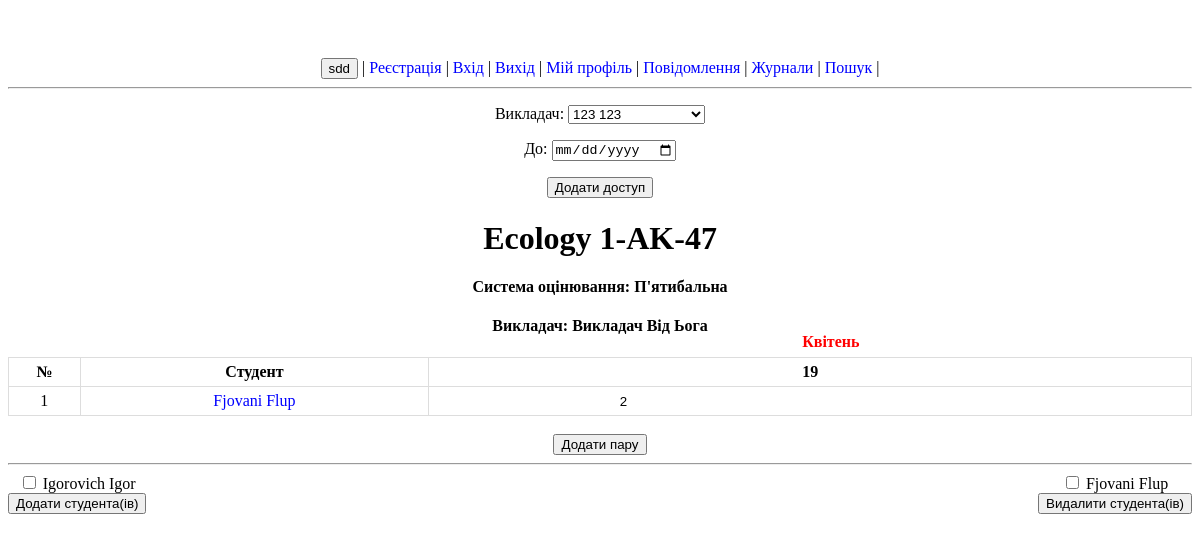
The page /journal/15/1-ak-47/ecology/ (signed in) on the database its author committed.
### journal/models.py (models this page shows, shortened)
class GroupSubject(models.Model):
    group = models.ForeignKey('Group', on_delete=models.CASCADE, verbose_name="Група")
    subject = models.ForeignKey('Subject', on_delete=models.CASCADE, verbose_name="Предмет")
    amount_of_hours = models.PositiveIntegerField(verbose_name="Кількість годин")
    def __str__(self):
        return f"{self.subject.name} {self.group.name}"

class Subject(models.Model):
    name = models.CharField(max_length=45, verbose_name="Назва предмету")
    slug = models.SlugField(max_length=45, unique=True, verbose_name="Ідентифікатор")
    short_name = models.CharField(max_length=33, verbose_name="Скорочена назва предмету")
    evaluation_system = models.ForeignKey("EvaluationSystem", on_delete=models.CASCADE, verbose_name="Система оцінювання")

class Group(models.Model):
    name = models.CharField(max_length=45, verbose_name="Назва групи")
    slug = models.SlugField(max_length=45, unique=True, verbose_name="URL")
    teacher = models.OneToOneField('Teacher', on_delete=models.CASCADE)

class TeacherSubject(models.Model):
    teacher = models.ForeignKey("Teacher", on_delete=models.CASCADE, verbose_name="Викладач")
    group_subject = models.ForeignKey("GroupSubject", on_delete=models.CASCADE)
    semester = models.PositiveIntegerField(verbose_name="Семестр")
    academic_year = models.CharField(max_length=4, verbose_name="Навчальний рік")
    students = models.CharField(max_length=1000, null=True, verbose_name="Студенти")
    def get_students(self) -> list:
        return json.loads(self.students)
    def if_exist(self) -> bool:
        if self.students is not None:
            return True
        return False

class EvaluationSystem(models.Model):
    name = models.CharField(max_length=45, verbose_name="Система оцінювання")
    numerical_form = models.PositiveIntegerField(verbose_name="Числова форма")

class Teacher(models.Model):
    user = models.OneToOneField(settings.AUTH_USER_MODEL, on_delete=models.CASCADE)
    specializations = models.CharField(max_length=1000, null=True, verbose_name="Спеціалізації")
    def __str__(self):
        return str(self.user)

class CustomUser(AbstractBaseUser):
    name = models.CharField(max_length=15, null=False, verbose_name="Ім'я")
    surname = models.CharField(max_length=15, null=False, verbose_name="Прізвище")
    patronymic = models.CharField(max_length=15, blank=True, null=True, verbose_name="По батькові")
    email = models.EmailField(unique=True)  # require
    phone_number = models.CharField(max_length=16, blank=True, null=True, verbose_name="Номер телефону")
    avatar = models.ImageField(upload_to='user/avatar/', blank=True, null=True, verbose_name="Аватар")
    date_of_birth = models.DateField(null=True, verbose_name="День народження")
    about = models.TextField(null=True, verbose_name="Про себе")
    role = models.CharField(max_length=8, null=False, default="Other", verbose_name="Роль")
    is_active = models.BooleanField(default=True)
    is_staff = models.BooleanField(default=False)
    is_admin = models.BooleanField(default=False)
    USERNAME_FIELD = 'email'
    REQUIRED_FIELDS = ["name", "surname"]
    objects = CustomUserManager()
    def __str__(self):
        if self.name and self.surname:
            return f'{self.surname} {self.name}'
        return self.email.split('@')[0]

class Lesson(models.Model):
    date = models.DateField(default=timezone.now, verbose_name="Дата")
    last_update = models.DateTimeField(auto_now=True, verbose_name="Останнє оновлення")
    topic = models.CharField(max_length=200, verbose_name="Тема", null=True)
    homework = models.CharField(max_length=200, verbose_name="Домашнє завдання", null=True)
    note = models.CharField(max_length=200, verbose_name="Примітка", null=True)
    type = models.ForeignKey('LessonType', on_delete=models.CASCADE, verbose_name="Тип")
    teacher_subject = models.ForeignKey("TeacherSubject", on_delete=models.CASCADE)

class Student(models.Model):
    user = models.OneToOneField(settings.AUTH_USER_MODEL, on_delete=models.CASCADE)
    group = models.ForeignKey("Group", on_delete=models.CASCADE, verbose_name="Група")
    def __str__(self):
        return str(self.user)

### journal/views.py (the view, shortened to what this page needs)
# urls.py: path('journal/<int:teacher_pk>/<slug:group_slug>/<slug:subject_slug>/', teacher_journal, name="teacher_journal"),
def teacher_journal(request, teacher_pk, group_slug, subject_slug):
    if request.user.role != "Teacher":
        return redirect('student_journal', request.user.student.pk)
    group_obj = Group.objects.get(slug=group_slug)
    subject_obj = Subject.objects.get(slug=subject_slug)
    group_subject_obj = GroupSubject.objects.get(group=group_obj, subject=subject_obj)
    teacher_obj = Teacher.objects.get(pk=teacher_pk)
    teacher_subject_obj = TeacherSubject.objects.get(group_subject=group_subject_obj, teacher=teacher_obj)
    teacher_subject_objs = TeacherSubject.objects.filter(group_subject=group_subject_obj)
    students_objs = Student.objects.filter(group=group_obj).order_by('user')
    condition = teacher_subject_obj.if_exist()
    students = students_objs.filter(pk__in=teacher_subject_obj.get_students()) if condition \
        else None
    other_students = list()
    for obj in teacher_subject_objs:
        if obj.if_exist():
            other_students += obj.get_students()
    other_students = students_objs.exclude(pk__in=other_students) if len(other_students) > 0 \
        else students_objs
    lesson_objs = Lesson.objects.filter(teacher_subject=teacher_subject_obj)
    months = {}
    for lesson_obj in lesson_objs:
        month = number_to_month(lesson_obj.date.month)
        if month not in months.values():
            months.update({lesson_obj.pk: month})
    student_lesson_objects = StudentLesson.objects.filter(lesson__in=lesson_objs)
    student_lesson_list = [
        {'student_pk': obj.student.pk,
         'lesson_pk': obj.lesson.pk,
         'mark': obj.mark} for obj in student_lesson_objects
    ]
    context = {
        'title': 'Journal',
        'lesson_create_form': LessonCreateForm(initial={'teacher_subject': teacher_subject_obj}),
        'group_subject': group_subject_obj,
        'teacher_subject': teacher_subject_obj,
        'lessons': lesson_objs,
        'lesson_update_form': LessonUpdateForm,
        'months': json.dumps(months),
        'student_lesson_list': json.dumps(student_lesson_list),
        'students': students,
        'other_students': other_students,
        'other_teachers': Teacher.objects.exclude(pk=teacher_subject_obj.teacher.pk),
    }
    return render(request, 'journal/teacher_journal.html', context=context)

### journal/forms.py
class LessonCreateForm(forms.ModelForm):
    topic = forms.CharField(label="Тема", widget=forms.TextInput(attrs={'class': 'form-input'}))
    homework = forms.CharField(label="Домашнє завдання", widget=forms.TextInput(attrs={'class': 'form-input'}))
    note = forms.CharField(label="Примітка", widget=forms.TextInput(attrs={'class': 'form-input'}))
    type = forms.ModelChoiceField(label="Тип",
                                  queryset=LessonType.objects.all(),
                                  widget=forms.Select(attrs={'class': 'form-input'}))
    teacher_subject = forms.ModelChoiceField(queryset=TeacherSubject.objects.all(),
                                             widget=forms.HiddenInput())
    class Meta:
        model = Lesson
        fields = ('topic', 'homework', 'note', 'type', 'teacher_subject')
    def __init__(self, *args, **kwargs):
        super(LessonCreateForm, self).__init__(*args, **kwargs)

### journal/models.py (called while the page is built)
    def __str__(self):
        return self.name

### journal/templatetags/journal_tags.py (called while the page is built)
@register.filter(name='enum')
def enum(value):
    return enumerate(value)

@register.filter(name='id')
def journal_id(value):
    return value[0] + 1

@register.filter(name='name')
def journal_name(value):
    return value[1]

@register.filter(name='get_pk')
def journal_student_pk(value):
    return value[1].pk

@register.filter(name='get_user_pk')
def journal_student_as_user_pk(value):
    return value[1].user.pk

### journal/views.py (called while the page is built)
def number_to_month(number):
    if number == 1:
        return "Січень"
    elif number == 2:
        return "Лютий"
    elif number == 3:
        return "Березень"
    elif number == 4:
        return "Квітень"
    elif number == 5:
        return "Травень"
    elif number == 6:
        return "Червень"
    elif number == 7:
        return "Липень"
    elif number == 8:
        return "Серпень"
    elif number == 9:
        return "Вересень"
    elif number == 10:
        return "Жовтень"
    elif number == 11:
        return "Листопад"
    elif number == 12:
        return "Грудень"
    else:
        return "Undefind"

### journal/templates/journal/teacher_journal.html (shortened to what this page needs)
{% extends 'journal/base.html' %}
{% load journal_tags %}
{% block main %}
<div>
    <form method="post">
        <p>
            <label for="teacher-select-input">Викладач: </label>
            <select id="teacher-select-input" name="teacher-select-input">
                {% for teacher in other_teachers %}
                    <option value="{{ teacher.pk }}">{{ teacher }}</option>
                {% endfor %}
            </select>
        </p>
        <p>
            <label for="up-to-date-input">До: </label>
            <input id="up-to-date-input" type="date" name="up-to-date-input">
        </p>
        <input type="submit" value="Додати доступ">
    </form>
</div>
<div class="info">
    <h1>{{ group_subject }}</h1>
    <h4>Система оцінювання: {{ teacher_subject.group_subject.subject.evaluation_system.name }}</h4>
    <h4>Викладач: {{ teacher_subject.teacher }}</h4>
</div>
{% if not students %}
<h1>You don't have any stundent</h1>
{% else %}
<table>
    <tr>
        <th>№</th>
        <th>Студент</th>
        {% for lesson in lessons %}
        <th id="lesson{{ lesson.pk }}" class="lesson" data-lesson-pk="{{ lesson.pk }}" style="position: relative;">
            <span>{{ lesson.date | date:"d" }}</span>
        </th>
        {% endfor %}
    </tr>
    {% for student in students|enum %}
    <tr>
        <td>{{ student|id }}</td>
        <td><a href="{% url 'profile' student|get_user_pk %}">{{ student|name }}</a></td>
        {% for lesson in lessons %}
        <td>
            <input id="{{ student|get_pk }}{{ lesson.pk }}" type="text" data-student-pk="{{ student|get_pk }}" data-lesson-pk="{{ lesson.pk }}">
        </td>
        {% endfor %}
    </tr>
    {% endfor %}
</table>
<br>
<button id="add_row_button">Додати пару</button>
{% endif %}
<hr>
{% if not other_students %}
<h1>Наразі немає студентів, яких можна додати</h1>
{% else %}
<form method="POST" style="float: left">
    <div id="id_students">
        {% for student in other_students|enum %}
        <div>
            <label for="id_students_{{ student|id }}">
                <input type="checkbox" name="students" value="{{ student|get_pk }}" id="id_students_{{ student|id }}">
                {{ student|name }}
            </label>
        </div>
        {% endfor %}
    </div>
    <button type="submit">Додати студента(ів)</button>
</form>
{% endif %}
{% if students %}
<form method="POST" style="float: right">
    <div id="id_student">
        {% for student in students|enum %}
        <div>
            <label for="pk_students_{{ student|id }}">
                <input type="checkbox" name="students" value="{{ student|get_pk }}" id="pk_students_{{ student|id }}">
                {{ student|name }}
            </label>
        </div>
        {% endfor %}
    </div>
    <button type="submit">Видалити студента(ів)</button>
</form>
{% endif %}
{% endblock %}

### journal/static/journal/styles.css (style rules this page uses)
a { text-decoration: none; color: blue; }
table, td, th { border: 1px solid #ddd; text-align: left; }
table { border-collapse: collapse; width: 100%; }
th, td { padding: 15px; }
table input { width: 50%; border: none; outline:none; }
th, td { padding: 5px 0; text-align: center; }
th:before { content: attr(data-content); color: red; position: absolute; bottom: 35px; }
th span { cursor: pointer; }

### rows shown on the page
GroupSubject: subject+group "Ecology 1-AK-47"
TeacherSubject: group_subject.subject.evaluation_system.name "П'ятибальна", teacher "Викладач Від Ьога"
Lesson: date "19"
Student: student "1", user.surname "Fjovani Flup"
Student: user.surname "Igorovich Igor"

### other values the page prints
form field teacher-select-input "123 123"
